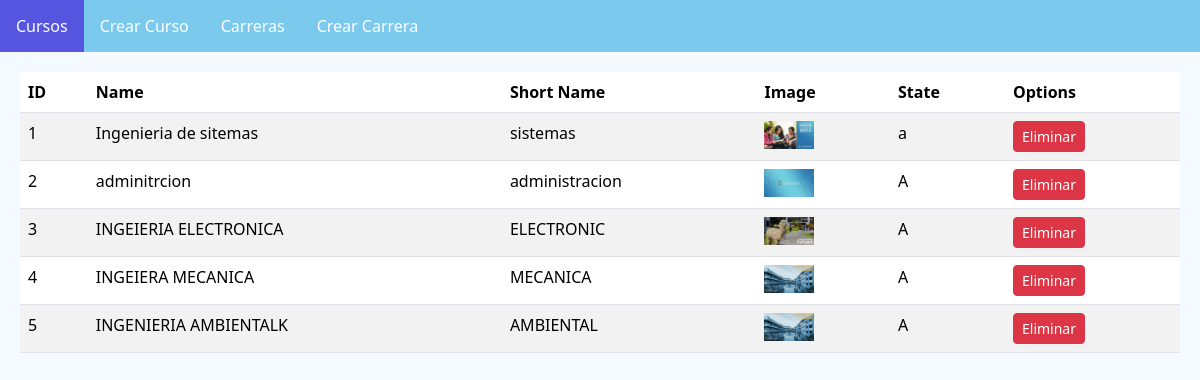
/miapp/carreras/, run on the app's committed database.
### miapp/models.py (models this page shows)
class Career(models.Model):
    idcareer = models.BigAutoField(primary_key=True)
    name = models.CharField(max_length=255)
    shortname = models.CharField(max_length=50)
    image = models.ImageField(upload_to='careers/')
    state = models.CharField(max_length=1)

### miapp/views.py (the view)
# urls.py: path('carreras/', carreras, name='carreras'),
def carreras(request):
    carrerasListado = Career.objects.all()
    return render(request, 'carreras.html', {"carreras": carrerasListado})

### miapp/templates/carreras.html
{% extends 'base.html' %}
{% block content %}
        <table class="table table-striped">
            <thead>
                <tr>
                    <th>ID</th>
                    <th>Name</th>
                    <th>Short Name</th>
                    <th>Image</th>
                    <th>State</th>
                    <th>Options</th>
                </tr>
            </thead>
            <tbody>
                {% for carrera in carreras %}
                <tr>
                    <td>{{ carrera.idcareer }}</td>
                    <td>{{ carrera.name }}</td>
                    <td>{{ carrera.shortname }}</td>
                    <td><img src="{{ carrera.image.url }}" alt="{{ carrera.name }}" style="max-width: 50px; max-height: 50px;"></td>
                    <td>{{ carrera.state }}</td>
                    <td><a href="{% url 'eliminar_carrera' idcareer=carrera.idcareer %}" class="btn btn-sm btn-block btn-danger">Eliminar</a></td>
                </tr>
                {% endfor %}
            </tbody>
        </table>
{% endblock %}

### miapp/templates/base.html (shortened to what this page needs)
{% load static %}
<!DOCTYPE html>
<html lang="es">
<head>
    <link rel="stylesheet" href="{% static 'miapp/styles.css' %}">
    <link href="https://cdn.jsdelivr.net/npm/bootstrap@5.3.2/dist/css/bootstrap.min.css" rel="stylesheet">
</head>
<body style="background-color: #f4faff;">
    <div class="menu">
        <ul>
            <li><a href="{% url 'cursos' %}">Cursos</a></li>
            <li><a href="{% url 'crear_curso' %}">Crear Curso</a></li>
            <li><a href="{% url 'carreras' %}">Carreras</a></li>
            <li><a href="{% url 'crear_carrera' %}">Crear Carrera</a></li>
        </ul>
    </div>
    <div class="content">
        {% block content %}{% endblock %}
    </div>
</body>
</html>

### miapp/static/miapp/styles.css (style rules this page uses)
body { font-family: Arial, Helvetica, sans-serif; margin: 0; padding: 0; }
.menu { background-color: rgb(123, 202, 238); overflow: hidden; }
.menu ul { list-style-type: none; margin: 0; padding: 0; overflow: hidden; }
.menu li { float: left; }
.menu a { display: block; color: white; text-align: center; padding: 14px 16px; text-decoration: none; }
.content { padding: 20px; }

### data on the page
Career: idcareer "1", name "Ingenieria de sitemas", shortname "sistemas", image (picture), state "a"
Career: idcareer "2", name "adminitrcion", shortname "administracion", image (picture), state "A"
Career: idcareer "3", name "INGEIERIA ELECTRONICA", shortname "ELECTRONIC", image (picture), state "A"
Career: idcareer "4", name "INGEIERA MECANICA", shortname "MECANICA", image (picture), state "A"
Career: idcareer "5", name "INGENIERIA AMBIENTALK", shortname "AMBIENTAL", image (picture), state "A"
